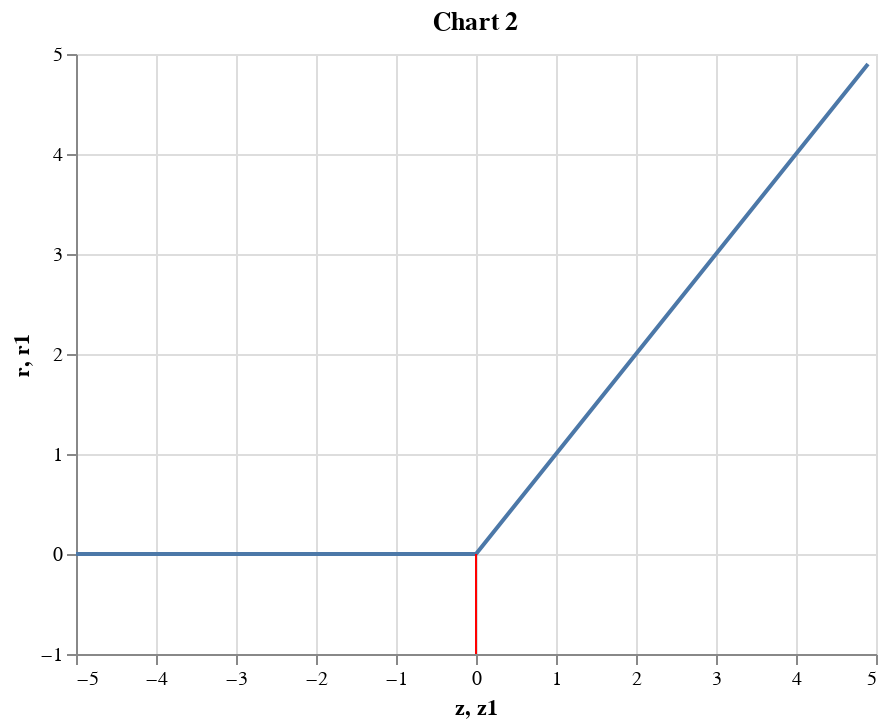

The code cell stored with this chart in its notebook:
### Markdown cell above
The shape of the ReLU is a straight line in the negative side of the number line and linear function on the positive side:

### Code cell
z = np.arange(-5.0,5.0, 0.1)
r = np.maximum(z, 0)
df = pd.DataFrame({"r":r, "z":z})
df["z1"] = 0
df["r1"] = -1
tanh = alt.Chart(df).mark_line().encode(x="z", y="r")
threshold = alt.Chart(df).mark_rule(color="red").encode(x="z1", y="r1")
(tanh + threshold).properties(title='Chart 2')

### Figure 1 — Vega-Lite specification as saved in the notebook (floating-point values rounded to 4 significant figures)
{"config": {"view": {"continuousWidth": 400, "continuousHeight": 300}}, "layer": [{"mark": "line", "encoding": {"x": {"type": "quantitative", "field": "z"}, "y": {"type": "quantitative", "field": "r"}}}, {"mark": {"type": "rule", "color": "red"}, "encoding": {"x": {"type": "quantitative", "field": "z1"}, "y": {"type": "quantitative", "field": "r1"}}}], "data": {"name": "data-61d1aa4674fe2b4cb14b2351f7bb5df7"}, "title": "Chart 2", "$schema": "https://vega.github.io/schema/vega-lite/v4.0.2.json", "datasets": {"data-61d1aa4674fe2b4cb14b2351f7bb5df7": [{"r": 0.0, "z": -5.0, "z1": 0, "r1": -1}, {"r": 0.0, "z": -4.9, "z1": 0, "r1": -1}, {"r": 0.0, "z": -4.8, "z1": 0, "r1": -1}, {"r": 0.0, "z": -4.7, "z1": 0, "r1": -1}, {"r": 0.0, "z": -4.6, "z1": 0, "r1": -1}, {"r": 0.0, "z": -4.5, "z1": 0, "r1": -1}, {"r": 0.0, "z": -4.4, "z1": 0, "r1": -1}, {"r": 0.0, "z": -4.3, "z1": 0, "r1": -1}, {"r": 0.0, "z": -4.2, "z1": 0, "r1": -1}, {"r": 0.0, "z": -4.1, "z1": 0, "r1": -1}, {"r": 0.0, "z": -4.0, "z1": 0, "r1": -1}, {"r": 0.0, "z": -3.9, "z1": 0, "r1": -1}, {"r": 0.0, "z": -3.8, "z1": 0, "r1": -1}, {"r": 0.0, "z": -3.7, "z1": 0, "r1": -1}, {"r": 0.0, "z": -3.6, "z1": 0, "r1": -1}, {"r": 0.0, "z": -3.5, "z1": 0, "r1": -1}, {"r": 0.0, "z": -3.4, "z1": 0, "r1": -1}, {"r": 0.0, "z": -3.3, "z1": 0, "r1": -1}, {"r": 0.0, "z": -3.2, "z1": 0, "r1": -1}, {"r": 0.0, "z": -3.1, "z1": 0, "r1": -1}, {"r": 0.0, "z": -3.0, "z1": 0, "r1": -1}, {"r": 0.0, "z": -2.9, "z1": 0, "r1": -1}, {"r": 0.0, "z": -2.8, "z1": 0, "r1": -1}, {"r": 0.0, "z": -2.7, "z1": 0, "r1": -1}, {"r": 0.0, "z": -2.6, "z1": 0, "r1": -1}, {"r": 0.0, "z": -2.5, "z1": 0, "r1": -1}, {"r": 0.0, "z": -2.4, "z1": 0, "r1": -1}, {"r": 0.0, "z": -2.3, "z1": 0, "r1": -1}, {"r": 0.0, "z": -2.2, "z1": 0, "r1": -1}, {"r": 0.0, "z": -2.1, "z1": 0, "r1": -1}, {"r": 0.0, "z": -2.0, "z1": 0, "r1": -1}, {"r": 0.0, "z": -1.9, "z1": 0, "r1": -1}, {"r": 0.0, "z": -1.8, "z1": 0, "r1": -1}, {"r": 0.0, "z": -1.7, "z1": 0, "r1": -1}, {"r": 0.0, "z": -1.6, "z1": 0, "r1": -1}, {"r": 0.0, "z": -1.5, "z1": 0, "r1": -1}, {"r": 0.0, "z": -1.4, "z1": 0, "r1": -1}, {"r": 0.0, "z": -1.3, "z1": 0, "r1": -1}, {"r": 0.0, "z": -1.2, "z1": 0, "r1": -1}, {"r": 0.0, "z": -1.1, "z1": 0, "r1": -1}, {"r": 0.0, "z": -1.0, "z1": 0, "r1": -1}, {"r": 0.0, "z": -0.9, "z1": 0, "r1": -1}, {"r": 0.0, "z": -0.8, "z1": 0, "r1": -1}, {"r": 0.0, "z": -0.7, "z1": 0, "r1": -1}, {"r": 0.0, "z": -0.6, "z1": 0, "r1": -1}, {"r": 0.0, "z": -0.5, "z1": 0, "r1": -1}, {"r": 0.0, "z": -0.4, "z1": 0, "r1": -1}, {"r": 0.0, "z": -0.3, "z1": 0, "r1": -1}, {"r": 0.0, "z": -0.2, "z1": 0, "r1": -1}, {"r": 0.0, "z": -0.1, "z1": 0, "r1": -1}, {"r": 0.0, "z": -1.776e-14, "z1": 0, "r1": -1}, {"r": 0.1, "z": 0.1, "z1": 0, "r1": -1}, {"r": 0.2, "z": 0.2, "z1": 0, "r1": -1}, {"r": 0.3, "z": 0.3, "z1": 0, "r1": -1}, {"r": 0.4, "z": 0.4, "z1": 0, "r1": -1}, {"r": 0.5, "z": 0.5, "z1": 0, "r1": -1}, {"r": 0.6, "z": 0.6, "z1": 0, "r1": -1}, {"r": 0.7, "z": 0.7, "z1": 0, "r1": -1}, {"r": 0.8, "z": 0.8, "z1": 0, "r1": -1}, {"r": 0.9, "z": 0.9, "z1": 0, "r1": -1}, {"r": 1.0, "z": 1.0, "z1": 0, "r1": -1}, {"r": 1.1, "z": 1.1, "z1": 0, "r1": -1}, {"r": 1.2, "z": 1.2, "z1": 0, "r1": -1}, {"r": 1.3, "z": 1.3, "z1": 0, "r1": -1}, {"r": 1.4, "z": 1.4, "z1": 0, "r1": -1}, {"r": 1.5, "z": 1.5, "z1": 0, "r1": -1}, {"r": 1.6, "z": 1.6, "z1": 0, "r1": -1}, {"r": 1.7, "z": 1.7, "z1": 0, "r1": -1}, {"r": 1.8, "z": 1.8, "z1": 0, "r1": -1}, {"r": 1.9, "z": 1.9, "z1": 0, "r1": -1}, {"r": 2.0, "z": 2.0, "z1": 0, "r1": -1}, {"r": 2.1, "z": 2.1, "z1": 0, "r1": -1}, {"r": 2.2, "z": 2.2, "z1": 0, "r1": -1}, {"r": 2.3, "z": 2.3, "z1": 0, "r1": -1}, {"r": 2.4, "z": 2.4, "z1": 0, "r1": -1}, {"r": 2.5, "z": 2.5, "z1": 0, "r1": -1}, {"r": 2.6, "z": 2.6, "z1": 0, "r1": -1}, {"r": 2.7, "z": 2.7, "z1": 0, "r1": -1}, {"r": 2.8, "z": 2.8, "z1": 0, "r1": -1}, {"r": 2.9, "z": 2.9, "z1": 0, "r1": -1}, {"r": 3.0, "z": 3.0, "z1": 0, "r1": -1}, {"r": 3.1, "z": 3.1, "z1": 0, "r1": -1}, {"r": 3.2, "z": 3.2, "z1": 0, "r1": -1}, {"r": 3.3, "z": 3.3, "z1": 0, "r1": -1}, {"r": 3.4, "z": 3.4, "z1": 0, "r1": -1}, {"r": 3.5, "z": 3.5, "z1": 0, "r1": -1}, {"r": 3.6, "z": 3.6, "z1": 0, "r1": -1}, {"r": 3.7, "z": 3.7, "z1": 0, "r1": -1}, {"r": 3.8, "z": 3.8, "z1": 0, "r1": -1}, {"r": 3.9, "z": 3.9, "z1": 0, "r1": -1}, {"r": 4.0, "z": 4.0, "z1": 0, "r1": -1}, {"r": 4.1, "z": 4.1, "z1": 0, "r1": -1}, {"r": 4.2, "z": 4.2, "z1": 0, "r1": -1}, {"r": 4.3, "z": 4.3, "z1": 0, "r1": -1}, {"r": 4.4, "z": 4.4, "z1": 0, "r1": -1}, {"r": 4.5, "z": 4.5, "z1": 0, "r1": -1}, {"r": 4.6, "z": 4.6, "z1": 0, "r1": -1}, {"r": 4.7, "z": 4.7, "z1": 0, "r1": -1}, {"r": 4.8, "z": 4.8, "z1": 0, "r1": -1}, {"r": 4.9, "z": 4.9, "z1": 0, "r1": -1}]}}
